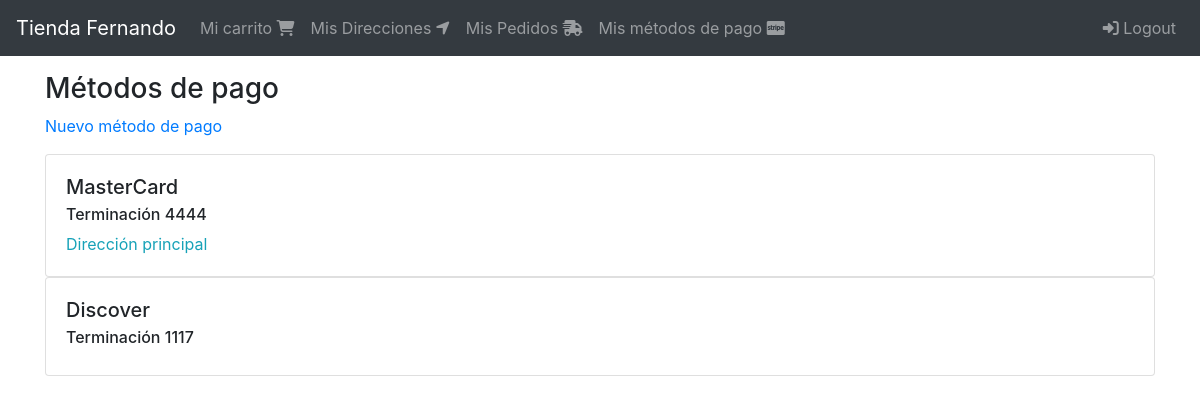
Page /pagos/list/ (signed in) on the committed database.
### billing_profiles/models.py (models this page shows, shortened)
class BillingProfile(models.Model):
    user = models.ForeignKey(User,on_delete=models.CASCADE)
    token = models.CharField(max_length=50,null=False,blank=False)
    card_id = models.CharField(max_length=50,null=False,blank=False)
    last4 = models.CharField(max_length=4,null=False,blank=False)
    brand = models.CharField(max_length=10,null=False,blank=False)
    default = models.BooleanField(default=False)
    created_at = models.DateTimeField(auto_now_add=True)
    objects = BillingProfileManager()

### billing_profiles/views.py (the view)
# urls.py: path('list/',BillingProfileListView.as_view(),name='list')
class BillingProfileListView(LoginRequiredMixin,ListView):
    login_url = 'login'
    template_name = 'billing_profiles/billing_profiles.html'
    def get_queryset(self):
        return self.request.user.billing_profiles

### users/models.py (called while the page is built)
    @property
    def billing_profiles(self):
        return self.billingprofile_set.all().order_by('-default')

### templates/billing_profiles/billing_profiles.html
{% extends "base.html" %}
{% block content %}
<div class="col">
    <div class="h3">
        Métodos de pago
    </div>
    <div>
        <a href="{% url 'billing_profiles:create' %}">Nuevo método de pago</a>
    </div>
    <div class="mt-3">
        {% for billing_profile in  object_list %}
            {% include 'billing_profiles/snippets/billing_profile.html' %}
        {% endfor %}
    </div>
</div>
{% endblock content %}

### templates/billing_profiles/snippets/billing_profile.html
<div class="card">
    <div class="card-body">
        <h5 class="card-title">{{billing_profile.brand}}</h5>
        <h6 class="card-subtitle">
            Terminación {{billing_profile.last4}}
        </h6>
        <div class="mt-2 text-info">
            {% if billing_profile.default %}
                Dirección principal
            {% endif %}
        </div>
    </div>
</div>

### rows in the picture
BillingProfile: brand "MasterCard", last4 "4444", default "Dirección principal"
BillingProfile: brand "Discover", last4 "1117"
